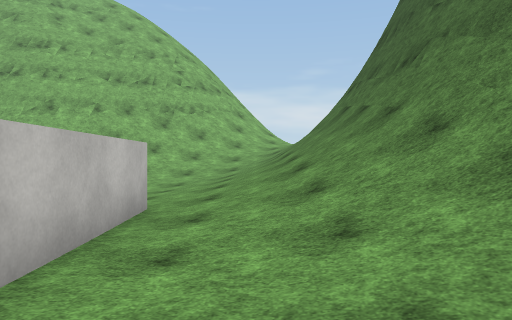
View 1 (above)

12 first-person views from a walk through a Unity game level. The camera is 1.5 m above the floor, looks level and sees 70° across. The floor is counted in squares, 2 m on a side. Each view is taken from the middle of a square. On the plan, view 1 faces up. The plan holds only what a view shows up to about 11 squares ahead; the rest is blank. The place goes on beyond the plan. The player is left out. Surface patterns are stand-ins for the level's own textures.

View 2
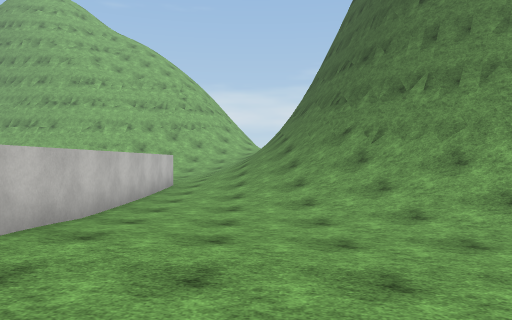

View 3
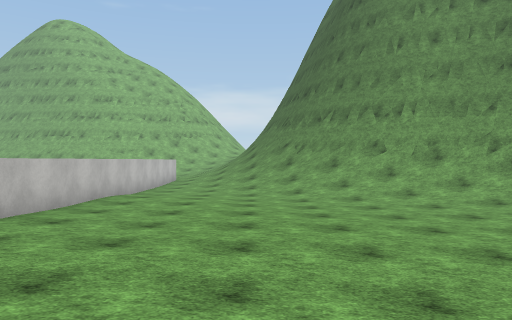

View 4
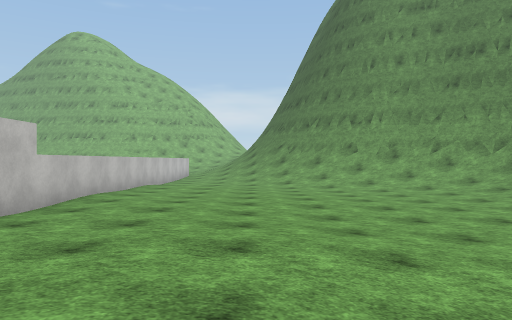

View 5
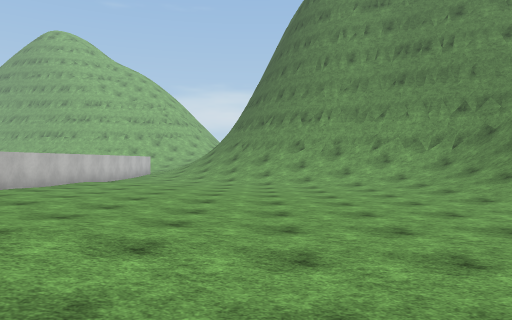

View 6
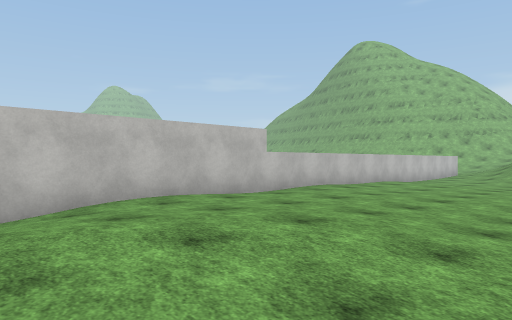

View 7
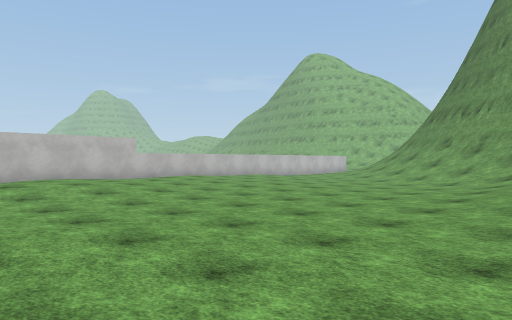

View 8
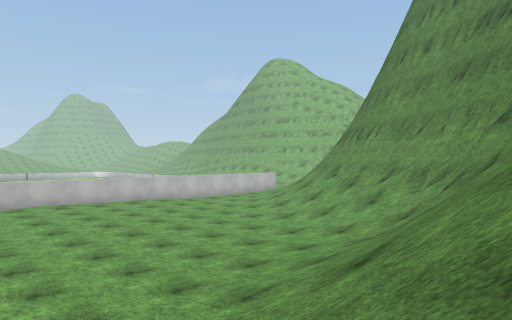

View 9
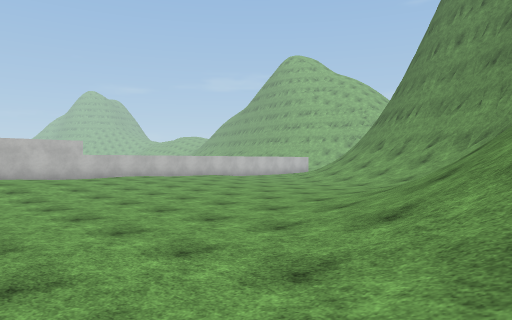

View 10
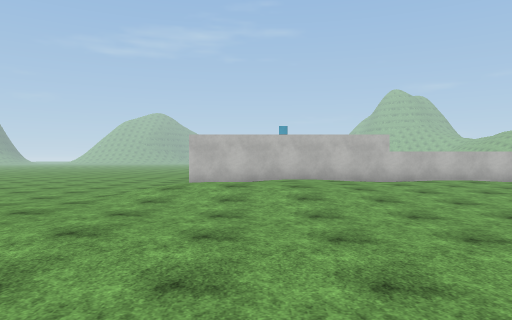

View 11
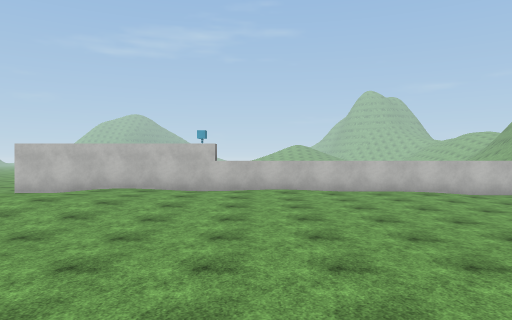

View 12
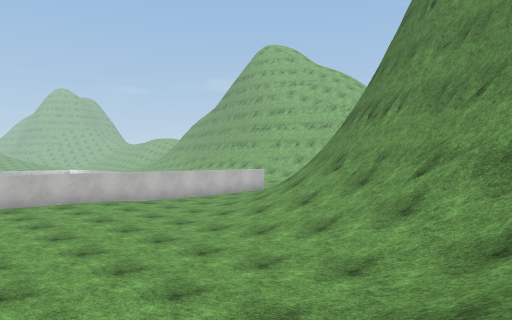

### Floor plan
Key: @ floor where view 1 was taken; # wall or solid block; x gap in a wall; . main floor; : floor 0.25 m higher than the main floor; + floor 0.5 m higher than the main floor; / step, stairs or slope; = window, fence, low wall or low ledge.
Columns run from 3 left of view 1 to 12 right of it. Each row starts with its distance up from view 1.
 11 /////
 10 /////#
  9 /////#
  8  ////##
  7  :///##
  6  .///=#
  5  #////#
  4  #////##
  3  #.///##
  2  #.////##
  1  #..////##
  0  #.@.////###
 -1  #..../////##
 -2  #:..../////###
 -3  #::...../////##
 -4  #:::...../////
 -5  #::::.....////
 -6  #::::.....////
 -7  #+::::..../////
 -8  #:+::......////
 -9  #:++:......////
-10  #++++/......///
-11  #++++/......///
-12  #:+++/.......//
-13  #//+/:....... /
-14  x  //:.:... .

Positions as (right, up) in squares from view 1, and headings:
1: (0, 0), facing up
2: (1, -6), facing up
3: (2, -11), facing up
4: (2, -14), facing up
5: (4, -14), facing up
6: (4, -14), facing up-left
7: (10, -14), facing up-left
8: (12, -10), facing up-left
9: (12, -13), facing up-left
10: (9, -12), facing left
11: (9, -7), facing left
12: (10, -7), facing up-left
